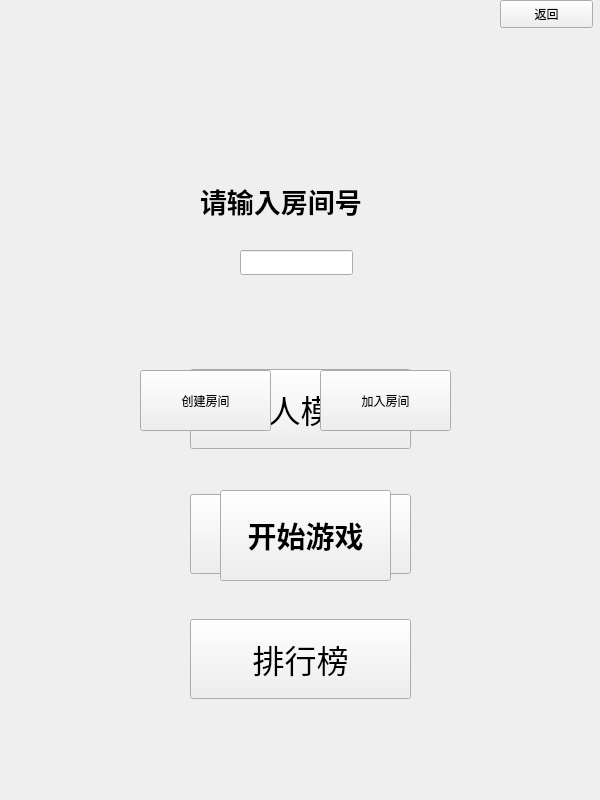
<?xml version="1.0" encoding="UTF-8"?>
<ui version="4.0">
 <class>MainWight</class>
 <widget class="QWidget" name="MainWight">
  <property name="geometry">
   <rect>
    <x>0</x>
    <y>0</y>
    <width>600</width>
    <height>800</height>
   </rect>
  </property>
  <property name="windowTitle">
   <string>Form</string>
  </property>
  <widget class="QWidget" name="widget" native="true">
   <property name="geometry">
    <rect>
     <x>190</x>
     <y>330</y>
     <width>221</width>
     <height>411</height>
    </rect>
   </property>
   <layout class="QVBoxLayout" name="verticalLayout">
    <item>
     <widget class="QPushButton" name="pushButton_single">
      <property name="minimumSize">
       <size>
        <width>0</width>
        <height>80</height>
       </size>
      </property>
      <property name="font">
       <font>
        <pointsize>24</pointsize>
       </font>
      </property>
      <property name="text">
       <string>单人模式</string>
      </property>
     </widget>
    </item>
    <item>
     <widget class="QPushButton" name="pushButton_double">
      <property name="minimumSize">
       <size>
        <width>0</width>
        <height>80</height>
       </size>
      </property>
      <property name="font">
       <font>
        <pointsize>24</pointsize>
       </font>
      </property>
      <property name="text">
       <string>双人模式</string>
      </property>
     </widget>
    </item>
    <item>
     <widget class="QPushButton" name="pushButton_rank">
      <property name="minimumSize">
       <size>
        <width>0</width>
        <height>80</height>
       </size>
      </property>
      <property name="font">
       <font>
        <pointsize>24</pointsize>
       </font>
      </property>
      <property name="text">
       <string>排行榜</string>
      </property>
     </widget>
    </item>
   </layout>
  </widget>
  <widget class="QPushButton" name="pushButton_JoinRoom">
   <property name="geometry">
    <rect>
     <x>320</x>
     <y>370</y>
     <width>131</width>
     <height>61</height>
    </rect>
   </property>
   <property name="text">
    <string>加入房间</string>
   </property>
  </widget>
  <widget class="QLabel" name="label">
   <property name="geometry">
    <rect>
     <x>200</x>
     <y>180</y>
     <width>221</width>
     <height>41</height>
    </rect>
   </property>
   <property name="font">
    <font>
     <pointsize>20</pointsize>
     <weight>75</weight>
     <bold>true</bold>
    </font>
   </property>
   <property name="text">
    <string>请输入房间号</string>
   </property>
  </widget>
  <widget class="QLineEdit" name="lineEdit">
   <property name="geometry">
    <rect>
     <x>240</x>
     <y>250</y>
     <width>113</width>
     <height>25</height>
    </rect>
   </property>
  </widget>
  <widget class="QPushButton" name="pushButton_CreateRoom">
   <property name="geometry">
    <rect>
     <x>140</x>
     <y>370</y>
     <width>131</width>
     <height>61</height>
    </rect>
   </property>
   <property name="text">
    <string>创建房间</string>
   </property>
  </widget>
  <widget class="QPushButton" name="pushButton_return">
   <property name="geometry">
    <rect>
     <x>500</x>
     <y>0</y>
     <width>93</width>
     <height>28</height>
    </rect>
   </property>
   <property name="text">
    <string>返回</string>
   </property>
  </widget>
  <widget class="QPushButton" name="pushButton_Gamestart">
   <property name="geometry">
    <rect>
     <x>220</x>
     <y>490</y>
     <width>171</width>
     <height>91</height>
    </rect>
   </property>
   <property name="font">
    <font>
     <pointsize>22</pointsize>
     <weight>75</weight>
     <bold>true</bold>
    </font>
   </property>
   <property name="text">
    <string>开始游戏</string>
   </property>
  </widget>
 </widget>
 <resources/>
 <connections/>
</ui>
